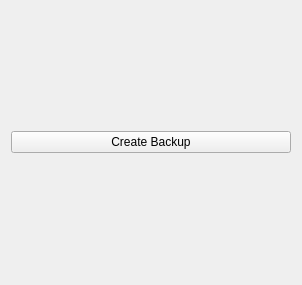
<?xml version="1.0" encoding="UTF-8"?>
<ui version="4.0">
 <class>MainForm</class>
 <widget class="QWidget" name="MainForm">
  <property name="geometry">
   <rect>
    <x>0</x>
    <y>0</y>
    <width>302</width>
    <height>285</height>
   </rect>
  </property>
  <property name="windowTitle">
   <string>QtBackup</string>
  </property>
  <layout class="QVBoxLayout" name="verticalLayout_2">
   <item>
    <widget class="QPushButton" name="pushButtonBackup">
     <property name="text">
      <string>Create Backup</string>
     </property>
    </widget>
   </item>
  </layout>
 </widget>
 <resources/>
 <connections/>
</ui>
